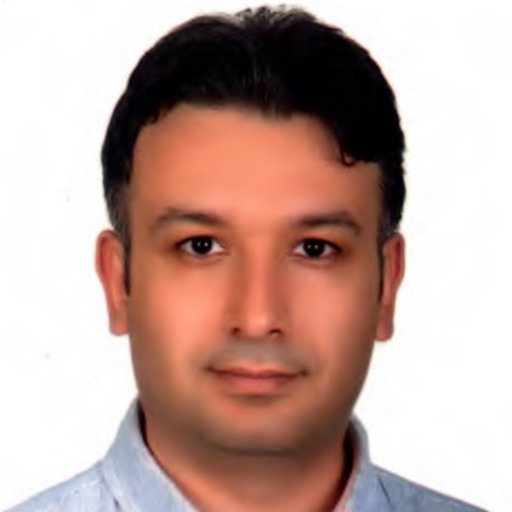
#> input picture images/amir_image.jpg, 512 x 512 px, found by its file name
$ jupyter execute 02_opencv_getting_setting.ipynb
#> lines starting #> are read from the running program, lines starting #| are printed output that depends on the picture
# OpenCV Getting and Setting Pixels
### by [ai.factory.amir]

### Import Packages

[cell 1]
# import the necessary packages
from matplotlib import pyplot as plt
import argparse
import cv2

### Function to display images in Jupyter Notebooks and Google Colab

[cell 2]
def plt_imshow(title, image):
	# convert the image frame BGR to RGB color space and display it
	image = cv2.cvtColor(image, cv2.COLOR_BGR2RGB)
	plt.imshow(image)
	plt.title(title)
	plt.grid(False)
	plt.show()

### Getting and setting pixels with OpenCV

[cell 3]
# construct the argument parser and parse the arguments
#ap = argparse.ArgumentParser()
#ap.add_argument("-i", "--image", type=str, default="adrian.png",
#	help="path to the input image")
#args = vars(ap.parse_args())

# since we are using Jupyter Notebooks we can replace our argument
# parsing code with *hard coded* arguments and values
args = {
	"image": "amir_image.jpg"
}

[cell 4]
# load the image, grab its spatial dimensions (width and height),
# and then display the original image to our screen
image = cv2.imread(args["image"])
#> image is the input picture: shape (512, 512, 3); mean B, G, R 158.4, 165.9, 193.1
(h, w) = image.shape[:2]
#> h = 512; w = 512
plt_imshow("Original", image)

[cell 5]
# images are simply NumPy arrays -- with the origin (0, 0) located at
# the top-left of the image
(b, g, r) = image[0, 0]
#> b = 253; g = 253; r = 253
print("Pixel at (0, 0) - Red: {}, Green: {}, Blue: {}".format(r, g, b))
#| Pixel at (0, 0) - Red: 253, Green: 253, Blue: 253

# access the pixel located at x=50, y=20
(b, g, r) = image[20, 50]
#> b = 255; g = 255; r = 255
print("Pixel at (50, 20) - Red: {}, Green: {}, Blue: {}".format(r, g, b))
#| Pixel at (50, 20) - Red: 255, Green: 255, Blue: 255

# update the pixel at (50, 20) and set it to red
image[20, 50] = (0, 0, 255)
(b, g, r) = image[20, 50]
#> b = 0; g = 0
print("Pixel at (50, 20) - Red: {}, Green: {}, Blue: {}".format(r, g, b))
#| Pixel at (50, 20) - Red: 255, Green: 0, Blue: 0

[cell 6]
# compute the center of the image, which is simply the width and height
# divided by two
(cX, cY) = (w // 2, h // 2)
#> cX = 256; cY = 256

# since we are using NumPy arrays, we can apply array slicing to grab
# large chunks/regions of interest from the image -- here we grab the
# top-left corner of the image
tl = image[0:cY, 0:cX]
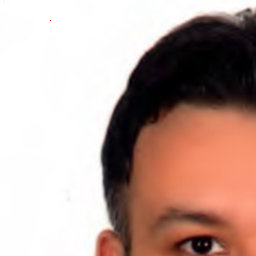
#> tl: shape (256, 256, 3); mean B, G, R 153.9, 161.6, 186.4
plt_imshow("Top-Left Corner", tl)

[cell 7]
# in a similar fashion, we can crop the top-right, bottom-right, and
# bottom-left corners of the image and then display them to our
# screen
tr = image[0:cY, cX:w]
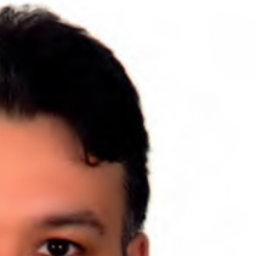
#> tr: shape (256, 256, 3); mean B, G, R 148.3, 153.7, 173
br = image[cY:h, cX:w]
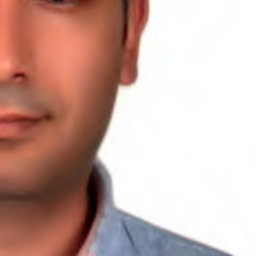
#> br: shape (256, 256, 3); mean B, G, R 164.7, 172.2, 202.2
bl = image[cY:h, 0:cX]
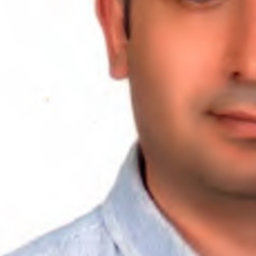
#> bl: shape (256, 256, 3); mean B, G, R 166.7, 176.2, 210.7
plt_imshow("Top-Right Corner", tr)
plt_imshow("Bottom-Right Corner", br)
plt_imshow("Bottom-Left Corner", bl)

[cell 8]
# set the top-left corner of the original image to be green
image[0:cY, 0:cX] = (0, 255, 0)
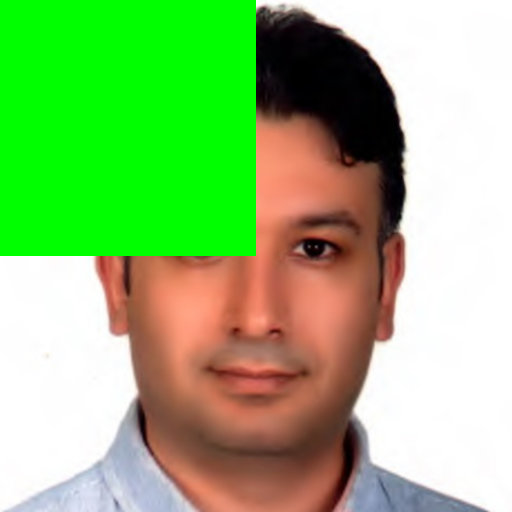
#> image: shape (512, 512, 3); mean B, G, R 119.9, 189.3, 146.5

# Show our updated image
plt_imshow("Updated", image)
